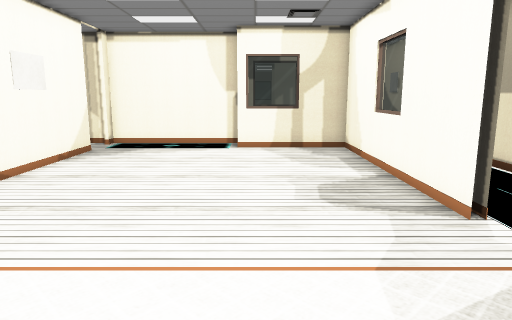
[1] (above)

19 first-person views from a walk through a scene from a Unity 3-D project. The camera is 1.2 m above the floor, tilts 10° down and sees 70° across. The floor is counted in squares, 0.5 m on a side. Each view is taken from the middle of a square. On the plan, view 1 faces up. The plan holds only what a view shows up to about 20 squares ahead; the rest is blank. The place goes on beyond the plan. Some animated figures are not drawn. Door leaves are left out, so doorways stand open. Some surface patterns are stand-ins.

[2]
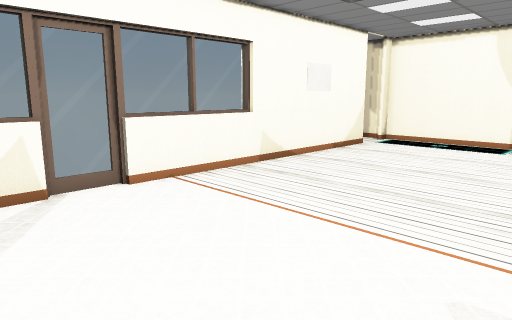

[3]
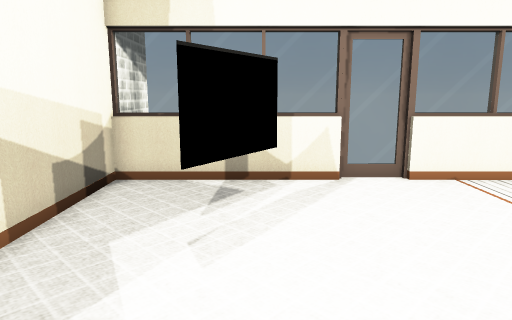

[4]
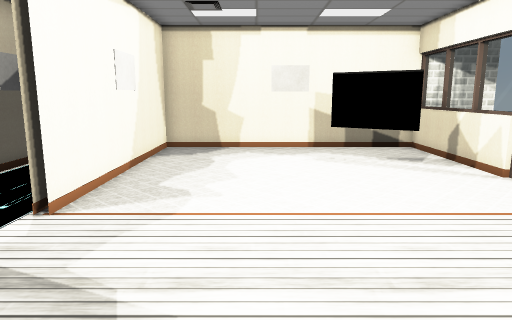

[5]
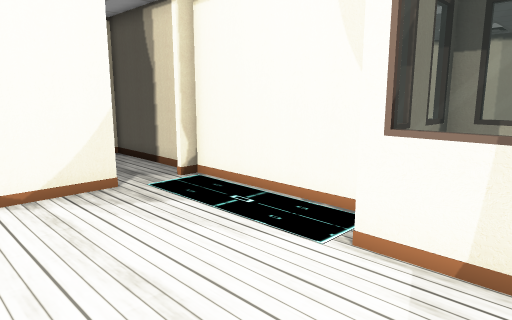

[6]
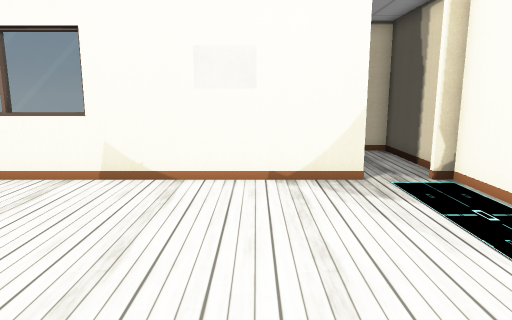

[7]
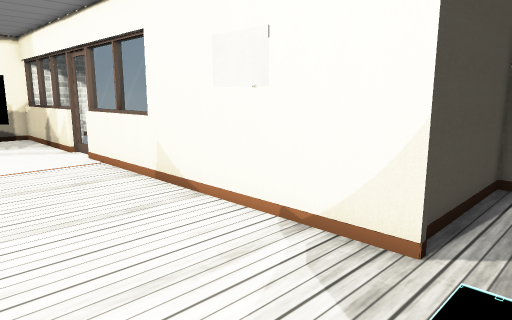

[8]
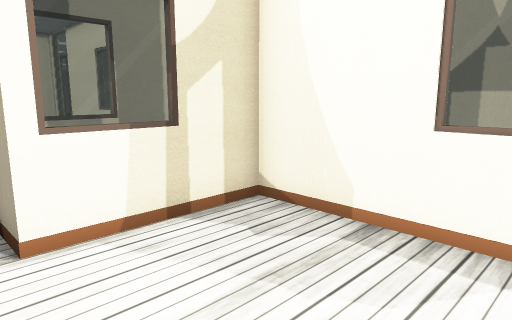

[9]
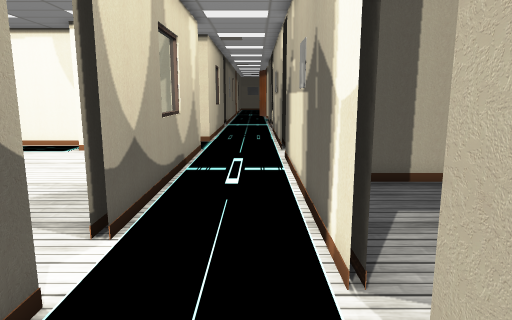

[10]
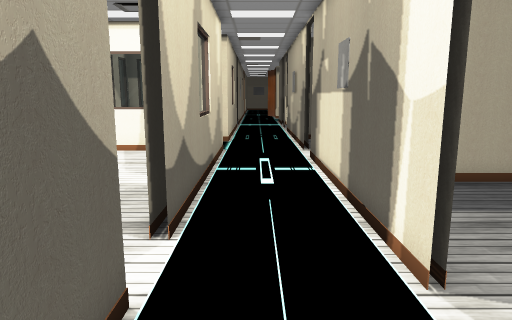

[11]
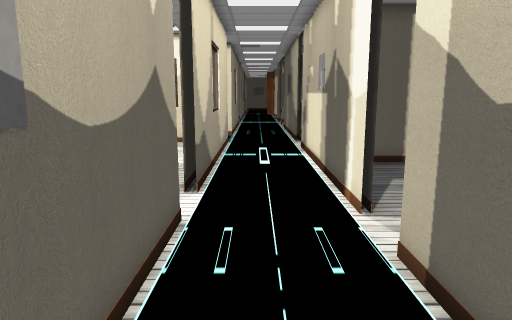

[12]
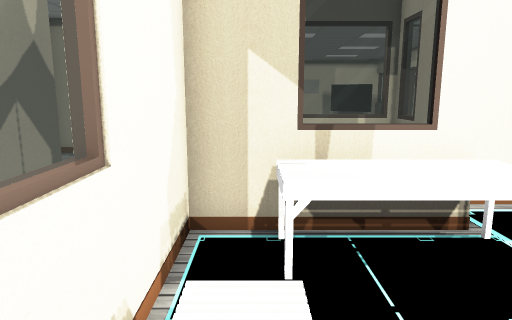

[13]
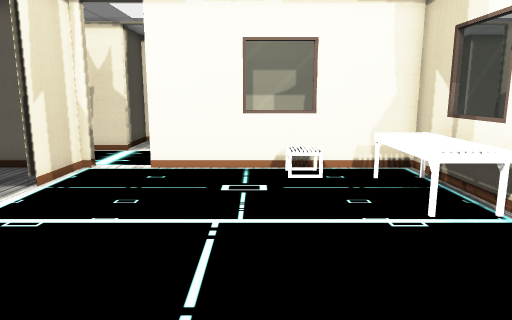

[14]
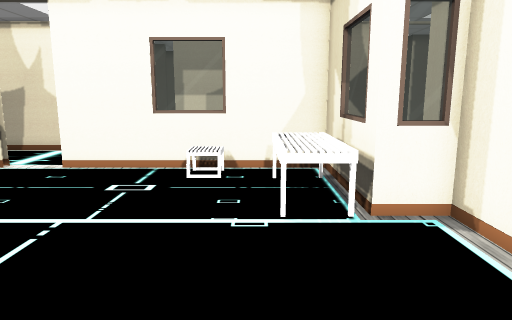

[15]
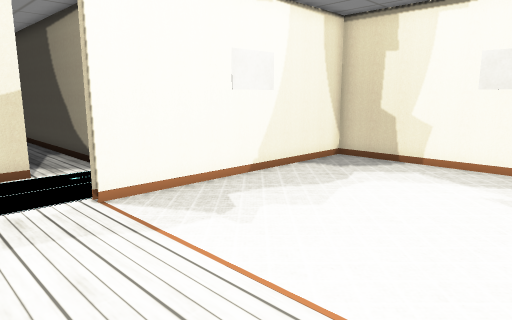

[16]
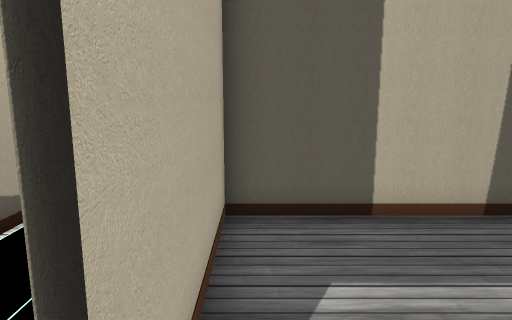

[17]
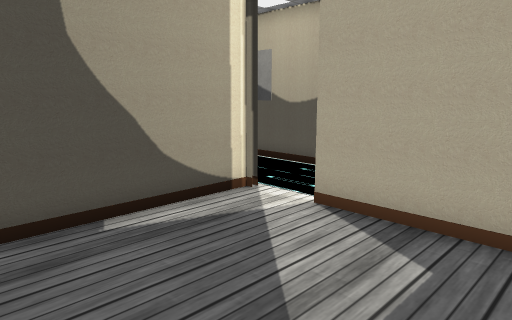

[18]
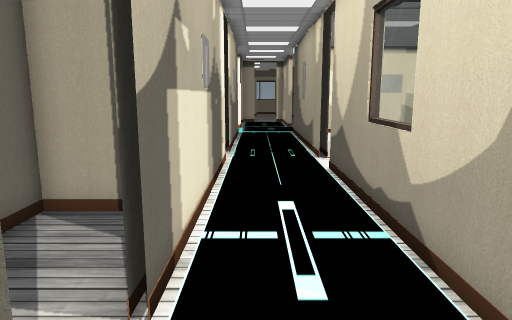

[19]
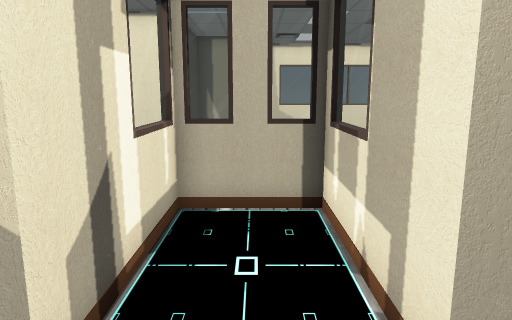

### Floor plan
Ten units are one square. View 1 is at (0, 0); x grows to the right and y downward. Boxes are objects, and circles mark ways between rooms. Rooms are numbered by the first view taken in them; rooms with no view inside come last. Other rooms are left out.
<svg viewBox="-135 -349 295 405">
<path fill="none" stroke="#000" d="M42 -68 42 -171 -9 -171 -9 -184M45 -67 45 -74M45 -42 45 -49M-80 -15 -73 -15 -73 51M-73 -161 -73 -33 -77 -33 -76 -14M-9 -187 -73 -187 -73 -180M-90 51 42 51 42 -49M84 -148 84 -155M82 -174 82 -215M84 -174 84 -203M42 -88 42 -68M45 -214 45 -205 -7 -205 -7 -173 45 -173 45 -68M82 -235 82 -266M82 -51 82 -155M84 -51 84 -60M45 -49 45 12M42 -49 42 -31M84 -5 84 -28M82 10 82 -30M82 -316 82 -341M-20 -344 -34 -344M-28 -190 -9 -190 -9 -206M20 -321 15 -321M34 -207 42 -207 42 -296M42 -319 15 -319M82 -58 82 -51M142 -111 84 -111 84 -51M82 -30 155 -30M-78 -187 -130 -187 -130 -159 -81 -159"/>
<rect x="-55" y="5" width="30" height="20" fill="#bbb"><title>other object</title></rect>
<rect x="-15" y="-235" width="50" height="30" fill="#bbb"><title>table</title></rect>
<circle cx="46" cy="-67" r="3" fill="#2a7"/>
<circle cx="-75" cy="-170" r="3" fill="#2a7"/>
<circle cx="46" cy="-313" r="3" fill="#2a7"/>
<circle cx="80" cy="-45" r="3" fill="#2a7"/>
<text x="-20" y="-70">1</text>
<text x="60" y="-150">2</text>
<text x="-70" y="-270">3</text>
<text x="120" y="-70">4</text>
<text x="-110" y="-180">5</text>
</svg>
Room 1 opens to room 2. Room 1 opens to room 5. Room 2 opens to room 3. Room 2 opens to room 4.

Where each view was taken, in squares from view 1:
view 1: 0 up, 0 right, facing up
view 2: 1 down, 2 right, facing up-left
view 3: 1 down, 3 right, facing left
view 4: 12 up, 0 right, facing down
view 5: 12 up, 2 right, facing up-left
view 6: 13 up, 3 right, facing left
view 7: 18 up, 2 left, facing down-left
view 8: 11 up, 2 left, facing up-right
view 9: 1 up, 7 right, facing up
view 10: 1 up, 6 right, facing up
view 11: 2 down, 6 right, facing up
view 12: 27 up, 3 right, facing down
view 13: 26 up, 8 left, facing right
view 14: 23 up, 8 left, facing right
view 15: 8 up, 4 left, facing down-right
view 16: 4 up, 9 right, facing up
view 17: 10 up, 15 right, facing down-left
view 18: 19 up, 7 right, facing down
view 19: 19 up, 7 right, facing left
